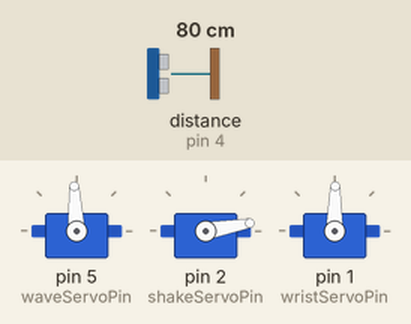
Simulated run of this sketch. Board: Arduino Uno, built with avr-gcc and run on an emulated ATmega328P. Shown: 3 × servo. Inputs (shaded band) come from the test bench; at power-on: distance to the obstacle (sensor on pin 4) 80 cm. The echo pulse lasts 58.3 µs per cm; random numbers use the default seed unless the sketch sets one.

Above: at 6.2 s.
6.3 s: distance to the obstacle (sensor on pin 4) set to 147 cm
At 8.2 s:
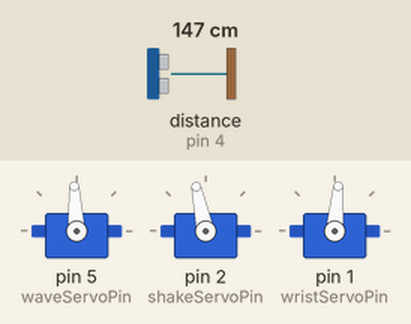
12.4 s: distance to the obstacle (sensor on pin 4) set to 155 cm
At 13.2 s:
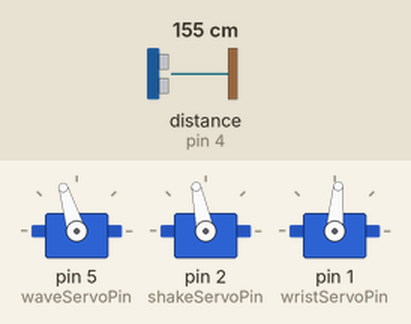
Timing chart, 0 to 17.2 s (numbered marks = the images above; inputs shaded):
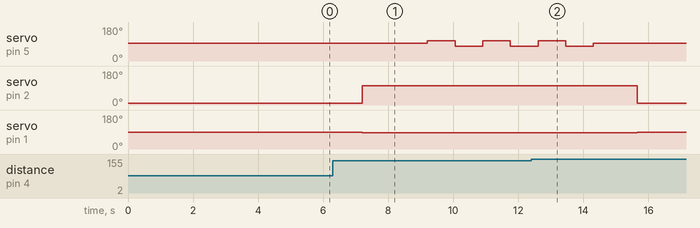

The sketch:

horatio_t_bot.ino
```cpp
#include <NewPing.h>
#include "Servo.h"

// Ultrasonic detection stuff
const int TRIGGER_PIN = 3;
const int ECHO_PIN = 4;
const int MAX_DISTANCE = 150;

// Instance of ultrasonic detector
NewPing sonar(TRIGGER_PIN, ECHO_PIN, MAX_DISTANCE);

unsigned long firstSeen = 0;
const unsigned long DWELL_TIME = 1000;
boolean isRunning = false;

// Waving
const int NUMBER_OF_WAVES = 3;
// Microseconds of deflection from WAVE_HOME
// for left & right side of wave
int waveDeflect = 150;
// Time to allow for each wave (ms)
int waveTime = 850;
// home point for wave servo (us)
const int WAVE_HOME = 1500;
// centre point for wave action (us)
const int WAVE_CENTRE = 1500;

const int NUMBER_OF_SHAKES = 3;
// microseconds of deflection from SHAKE_HOME
// for up & down portion of shake
int shakeDeflect = 225;
// Time to allow for each wave (ms)
int shakeTime = 700;
// home point for wave servo (us)
const int SHAKE_HOME = 650;
// centre point for wave action (us)
const int SHAKE_CENTRE = 925;
const int SHAKE_CENTRE_FOR_WAVE = 1600;
// home point for wrist servo (us)
const int WRIST_HOME = 1465;   //600=palm down 1000=thumb right, 1465=thumb and little finger level, 1500=thumb left 2000=palm up  2200=palm right 2600=thumb down
// centre point for wave action (us)
const int WRIST_CENTRE = 1600;
const int WRIST_CENTRE_FOR_WAVE = 1420;
const int WRIST_CENTRE_FOR_SHAKE = 1600;
//servo definitions
const int wristServoPin = 1;
const int shakeServoPin = 2;
const int waveServoPin = 5;


// Servos
Servo waveServo;
Servo shakeServo;
Servo wristServo;

void setup() {
  //wait on power up, so that we can unplug the programming cable and plug in the power supply. we don't want to try to run 3 servos with a 1A stall each from a usb socket do we...
    delay(3000);
    waveServo.attach(waveServoPin);
    shakeServo.attach(shakeServoPin);
    wristServo.attach(wristServoPin);
    goHome();
}

void loop() {
    delay(50);
    int distance = getDistance();
    bool doThings = shouldDoThings(distance);
    // If we have something in range,
    // and we're not already doing so, wave;
    if(doThings){
      //reconnect the servos so they can move
      waveServo.attach(waveServoPin);
      shakeServo.attach(shakeServoPin);
      //wait for them to reset
      delay(50);
      int waveOrShake = random(100);
        if (waveOrShake > 50) {
            shake(distance);
        } else {
            wave(distance);
        }
        delay(500);
        goHome();
    } else {
        goHome();
    }
}

bool shouldDoThings(int distance){
    unsigned long now = millis();

    if(distance > 0){
        // If this is the first time we're seeing a ping
        // Record the time and continue
        if (firstSeen == 0){
            firstSeen = now;
            return false;
        }
        // If more than DWELL_TIME has elapsed with continous
        // pings, then do things

        if ((now - firstSeen) > DWELL_TIME){
            firstSeen = 0;
            return true;
        }

        // Keep on looping
        return false;
    } else {
        // No ping detected. reset firstSeen and return False
        firstSeen = 0;
        return false;
    }
}

int getDistance(){
    int uS = sonar.ping();
    int distance = uS / US_ROUNDTRIP_CM;
    return distance;
}

void goHome(){
  //home is lying flat on desk, palm down
    waveServo.writeMicroseconds(WAVE_HOME);
    shakeServo.writeMicroseconds(SHAKE_HOME);
    wristServo.writeMicroseconds(WRIST_HOME);
    delay(2000);
    //disconnect the servos to let them cool down
    waveServo.detach();
    shakeServo.detach();
    delay(20);
}

void wave(int uS){

    isRunning = true;
    //raise the hand for the start of the wave
    shakeServo.writeMicroseconds(SHAKE_CENTRE_FOR_WAVE);
    //rotate the hand for the start of the wave
    wristServo.writeMicroseconds(WRIST_CENTRE_FOR_WAVE);

    delay(2000);
    for (int n=0; n < NUMBER_OF_WAVES; n++){
        waveServo.writeMicroseconds(WAVE_CENTRE + waveDeflect);
        delay(waveTime);
        waveServo.writeMicroseconds(WAVE_CENTRE - waveDeflect);
        delay(waveTime);
    }
    waveServo.writeMicroseconds(WAVE_CENTRE);
    delay(waveTime);
    isRunning = false;
}

void shake(int uS){
    isRunning = true;
    //move hand and rotate the wrist ready for the shake
    shakeServo.writeMicroseconds(SHAKE_CENTRE);
    wristServo.writeMicroseconds(WRIST_CENTRE_FOR_SHAKE);
    delay(400);

    for (int n=0; n < NUMBER_OF_SHAKES; n++){
        shakeServo.writeMicroseconds(SHAKE_CENTRE - shakeDeflect);
        delay(shakeTime);
        shakeServo.writeMicroseconds(SHAKE_CENTRE + shakeDeflect);
        delay(shakeTime);
    }
    shakeServo.writeMicroseconds(SHAKE_CENTRE);
    //wait long enough for arm to drop down before powering off
    delay(shakeTime);
    isRunning = false;
}
```

Measured:
- the behaviour switches between 150 and 151 cm on distance to the obstacle (sensor on pin 4) (found by bisection; images 1 and 2)
